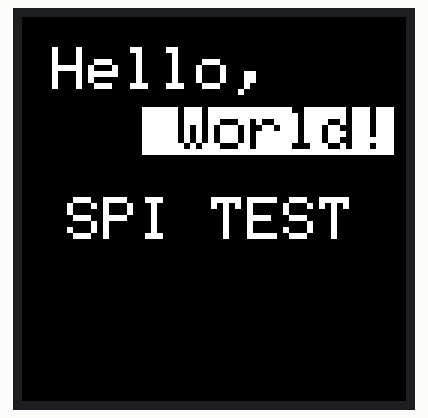
Simulated run of this sketch. Board: Arduino Uno, built for the host (arithmetic inside an expression is 32-bit, double 64-bit). On the bench: 128×128 colour display. What the sketch prints to the serial monitor is not drawn.

Above: at 0.7 s.

The sketch:

SPI_Communication.ino
```cpp
#include <SPI.h>
#include <Adafruit_SSD1327.h>

#define OLED_SCK 13    // Clock cable
#define OLED_MOSI 11   // Data output line
#define OLED_CS 10     // Chip select line

#define OLED_DC 8      // Data/command select line
#define OLED_RESET -1  // Reset pin (unused)

// Create a display object
Adafruit_SSD1327 display(128, 128, &SPI, OLED_DC, OLED_RESET, OLED_CS);

void setup() {

  Serial.begin(9600);

  // Initialize SPI bus
  SPI.begin(OLED_SCK, -1, OLED_MOSI, OLED_CS);

  Serial.println("SSD1327 OLED test");

  // Initialize the display
  if (!display.begin()) {
    Serial.println("Unable to initialize OLED");
    while (1) yield();
  }

  // Display settings
  display.clearDisplay();
  display.setRotation(3);
  display.setTextSize(2);
  display.setTextColor(SSD1327_WHITE);

  // Display text
  display.setCursor(10, 10);
  display.println("Hello,");
  display.setCursor(40, 30);
  display.setTextColor(SSD1327_BLACK, SSD1327_WHITE);
  display.println(" World!");
  display.display();
  display.setCursor(15, 60);
  display.setTextColor(SSD1327_WHITE);
  display.println("SPI TEST");
  display.display();

  delay(1000);
}

void loop() {
}
```
